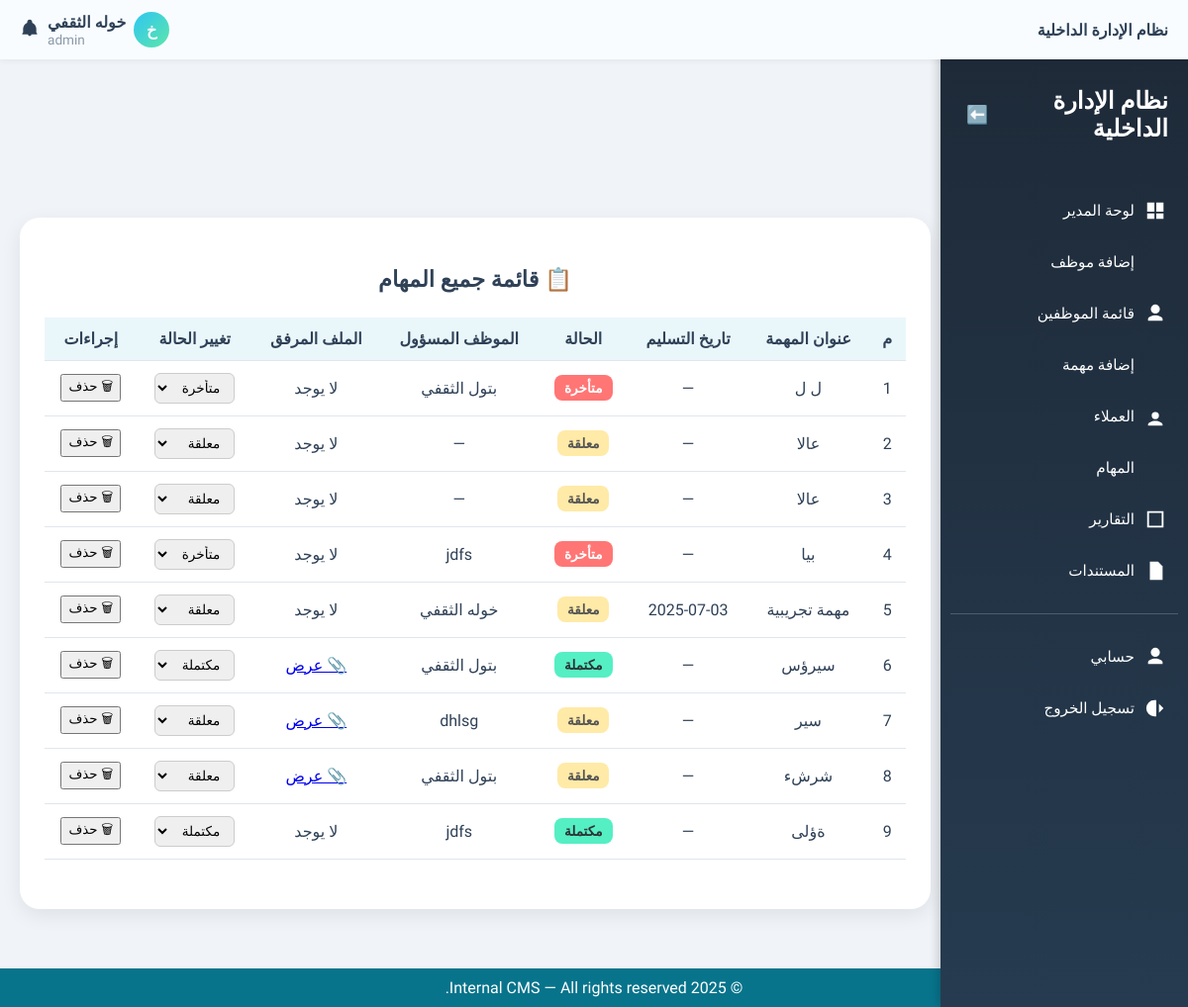
Before: /tasks/ (signed in) with the older database file.
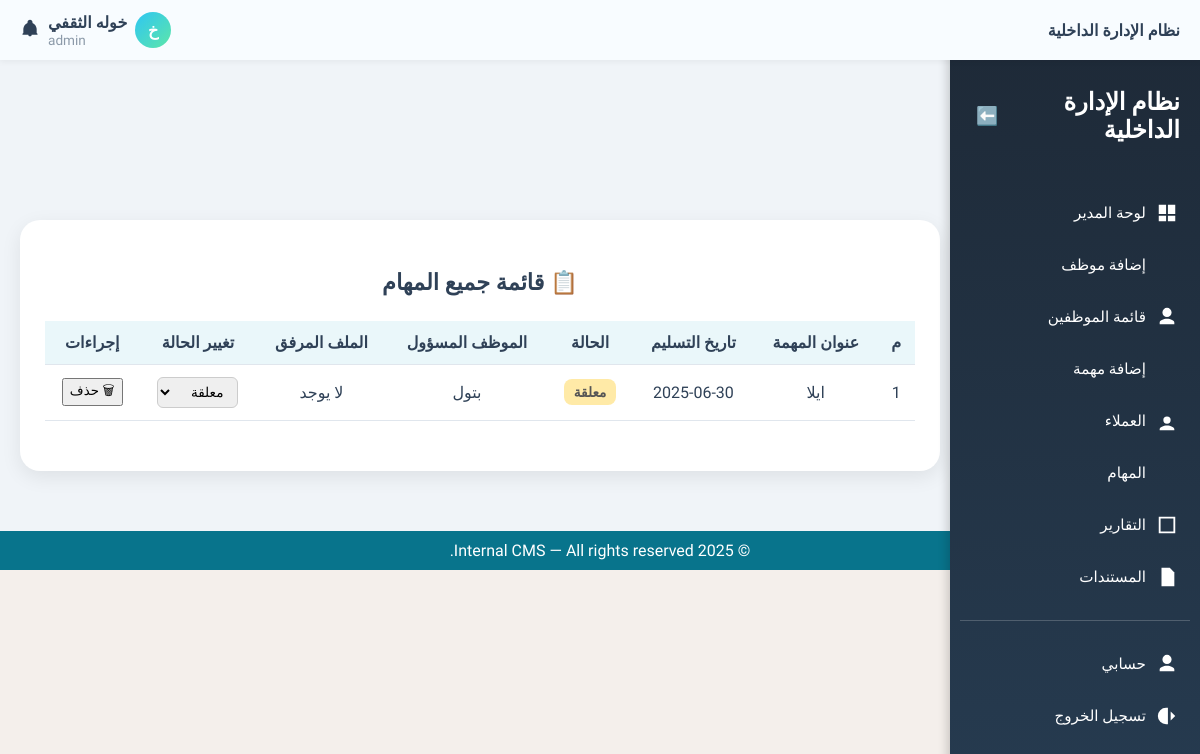
After: the same page with the newer database file.
### tasks/models.py (models this page shows, shortened)
class Task(models.Model):
    STATUS_CHOICES = [
        ('pending', 'قيد التنفيذ'),
        ('completed', 'منتهية'),
        ('overdue', 'متأخرة'),
    ]
    title = models.CharField(max_length=255, verbose_name='عنوان المهمة')
    description = models.TextField(blank=True, verbose_name='الوصف')
    assigned_to = models.ForeignKey(User, on_delete=models.SET_NULL, null=True, blank=True, verbose_name='الموظف المكلّف')
    client = models.ForeignKey(Client, on_delete=models.SET_NULL, null=True, blank=True, verbose_name='العميل')
    status = models.CharField(max_length=20, choices=STATUS_CHOICES, default='pending', verbose_name='الحالة')
    due_date = models.DateField(null=True, blank=True, verbose_name='تاريخ الاستحقاق')
    file_url = models.URLField(max_length=1024, blank=True, null=True, verbose_name='رابط الملف')
    file_path = models.CharField(max_length=512, blank=True, null=True, verbose_name='مسار الملف')
    documents = models.ManyToManyField('content.Document', blank=True, verbose_name='مستندات إضافية')
    created_at = models.DateTimeField(auto_now_add=True, verbose_name='تاريخ الإنشاء')
    class Meta:
        verbose_name = 'مهمة'
        verbose_name_plural = 'المهام'
        ordering = ['-created_at']  # ترتيب المهام الأحدث أولاً

### tasks/views.py (the view)
# urls.py: path('', views.task_list_view, name='task_list'),
@login_required
@role_required(['admin', 'staff'])
def task_list_view(request):
    user = request.user
    role = user.userprofile.role.name
    if role == 'admin':
        tasks = Task.objects.all()  # لا حاجة لـ order_by بسبب ordering في الموديل
    else:
        tasks = Task.objects.filter(assigned_to=user)
    return render(request, 'tasks/list.html', {'all_tasks': tasks})

### core/context_processors.py (called while the page is built)
def user_role(request):
    role = None
    if request.user.is_authenticated:
        if hasattr(request.user, 'userprofile'):
            role = request.user.userprofile.role.name
    return {'role': role}

### templates/tasks/list.html (shortened to what this page needs)
{% extends "base.html" %}
{% block content %}
<div class="tasks-container">
  <div class="tasks-card">
    <h2>📋 قائمة جميع المهام</h2>
    <div class="table-responsive">
      <table class="tasks-table">
        <thead>
          <tr>
            <th>م</th>
            <th>عنوان المهمة</th>
            <th>تاريخ التسليم</th>
            <th>الحالة</th>
            <th>الموظف المسؤول</th>
            <th>الملف المرفق</th>
            <th>تغيير الحالة</th>
            <th>إجراءات</th>
          </tr>
        </thead>
        <tbody>
          {% for task in all_tasks %}
          <tr>
            <td>{{ forloop.counter }}</td>
            <td>{{ task.title }}</td>
            <td>{{ task.due_date|date:"Y-m-d"|default:"—" }}</td>
            <td>
              {% if task.status == 'pending' %}
                <span class="badge badge-warning">معلقة</span>
              {% elif task.status == 'completed' %}
                <span class="badge badge-success">مكتملة</span>
              {% elif task.status == 'overdue' %}
                <span class="badge badge-danger">متأخرة</span>
              {% endif %}
            </td>
            <td>
              {% if task.assigned_to %}
                {{ task.assigned_to.get_full_name|default:task.assigned_to.username }}
              {% else %}
                —
              {% endif %}
            </td>
            <td>
              {% if task.file_url %}
                <a href="{{ task.file_url }}" target="_blank" class="btn btn-sm btn-outline-info">📎 عرض</a>
              {% else %}
                <span class="text-muted">لا يوجد</span>
              {% endif %}
            </td>
            <td>
              <select class="form-select update-status" data-task-id="{{ task.id }}">
                <option value="pending" {% if task.status == 'pending' %}selected{% endif %}>معلقة</option>
                <option value="completed" {% if task.status == 'completed' %}selected{% endif %}>مكتملة</option>
                <option value="overdue" {% if task.status == 'overdue' %}selected{% endif %}>متأخرة</option>
              </select>
            </td>
            <td>
              {% if request.user.userprofile.role.name == 'admin' %}
                <button class="btn btn-sm btn-outline-danger delete-task-btn" data-task-id="{{ task.id }}">🗑 حذف</button>
              {% else %}
                <span class="text-muted">—</span>
              {% endif %}
            </td>
          </tr>
          {% empty %}
          <tr>
            <td colspan="8" class="empty-row">لا توجد مهام مسجلة.</td>
          </tr>
          {% endfor %}
        </tbody>
      </table>
    </div>
  </div>
</div>
{% endblock %}

Changed rows visible on the page:
removed Task: title "ل ل", due_date "—", shows "متأخرة", assigned_to.get_full_name "بتول الثقفي", shows "لا يوجد", status+id "متأخرة"
removed Task: title "عالا", due_date "—", shows "معلقة", shows "لا يوجد", status+id "معلقة"
removed Task: title "عالا", due_date "—", shows "معلقة", shows "لا يوجد", status+id "معلقة"
removed Task: title "بيا", due_date "—", shows "متأخرة", assigned_to.get_full_name "jdfs", shows "لا يوجد", status+id "متأخرة"
removed Task: title "مهمة تجريبية", due_date "2025-07-03", shows "معلقة", assigned_to.get_full_name "خوله الثقفي", shows "لا يوجد", status+id "معلقة"
removed Task: title "سيرؤس", due_date "—", shows "مكتملة", assigned_to.get_full_name "بتول الثقفي", status+id "مكتملة"
removed Task: title "سير", due_date "—", shows "معلقة", assigned_to.get_full_name "dhlsg", status+id "معلقة"
removed Task: title "شرشء", due_date "—", shows "معلقة", assigned_to.get_full_name "بتول الثقفي", status+id "معلقة"
removed Task: title "ةؤلى", due_date "—", shows "مكتملة", assigned_to.get_full_name "jdfs", shows "لا يوجد", status+id "مكتملة"
added Task: title "ايلا", due_date "2025-06-30", shows "معلقة", assigned_to.get_full_name "بتول", shows "لا يوجد", status+id "معلقة"
